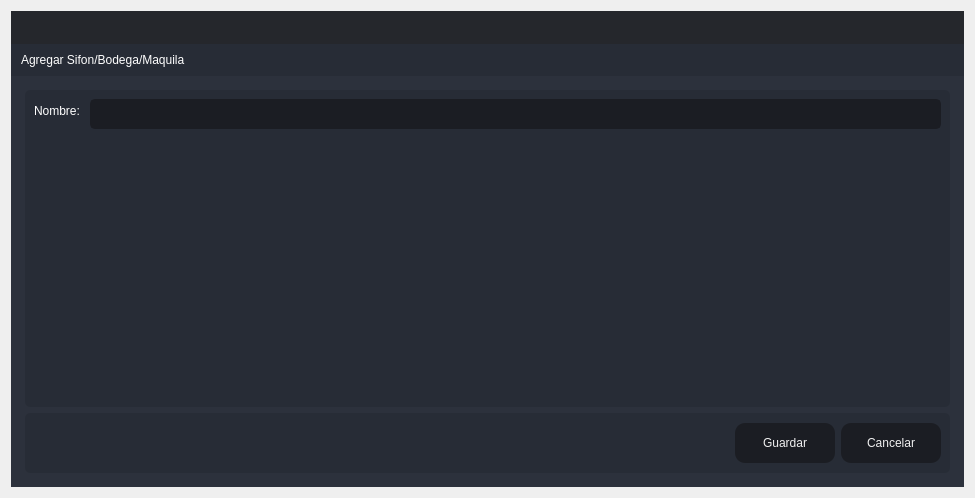
<?xml version="1.0" encoding="UTF-8"?>
<ui version="4.0">
 <class>Create_Sifon</class>
 <widget class="QDialog" name="Create_Sifon">
  <property name="windowModality">
   <enum>Qt::ApplicationModal</enum>
  </property>
  <property name="geometry">
   <rect>
    <x>0</x>
    <y>0</y>
    <width>975</width>
    <height>498</height>
   </rect>
  </property>
  <property name="windowTitle">
   <string>Agregar</string>
  </property>
  <layout class="QVBoxLayout" name="verticalLayout_6">
   <item>
    <widget class="QFrame" name="frame_main">
     <property name="styleSheet">
      <string notr="true">/* LINE EDIT */
QLineEdit {
	background-color: rgb(27, 29, 35);
	border-radius: 5px;
	border: 2px solid rgb(27, 29, 35);
	padding-left: 10px;
}
QLineEdit:hover {
	border: 2px solid rgb(64, 71, 88);
}
QLineEdit:focus {
	border: 2px solid rgb(91, 101, 124);
}

/* SCROLL BARS */
QScrollBar:horizontal {
    border: none;
    background: rgb(52, 59, 72);
    height: 14px;
    margin: 0px 21px 0 21px;
	border-radius: 0px;
}
QScrollBar::handle:horizontal {
    background: rgb(85, 170, 255);
    min-width: 25px;
	border-radius: 7px
}
QScrollBar::add-line:horizontal {
    border: none;
    background: rgb(55, 63, 77);
    width: 20px;
	border-top-right-radius: 7px;
    border-bottom-right-radius: 7px;
    subcontrol-position: right;
    subcontrol-origin: margin;
}
QScrollBar::sub-line:horizontal {
    border: none;
    background: rgb(55, 63, 77);
    width: 20px;
	border-top-left-radius: 7px;
    border-bottom-left-radius: 7px;
    subcontrol-position: left;
    subcontrol-origin: margin;
}
QScrollBar::up-arrow:horizontal, QScrollBar::down-arrow:horizontal
{
     background: none;
}
QScrollBar::add-page:horizontal, QScrollBar::sub-page:horizontal
{
     background: none;
}
 QScrollBar:vertical {
	border: none;
    background: rgb(52, 59, 72);
    width: 14px;
    margin: 21px 0 21px 0;
	border-radius: 0px;
 }
 QScrollBar::handle:vertical {	
	background: rgb(85, 170, 255);
    min-height: 25px;
	border-radius: 7px
 }
 QScrollBar::add-line:vertical {
     border: none;
    background: rgb(55, 63, 77);
     height: 20px;
	border-bottom-left-radius: 7px;
    border-bottom-right-radius: 7px;
     subcontrol-position: bottom;
     subcontrol-origin: margin;
 }
 QScrollBar::sub-line:vertical {
	border: none;
    background: rgb(55, 63, 77);
     height: 20px;
	border-top-left-radius: 7px;
    border-top-right-radius: 7px;
     subcontrol-position: top;
     subcontrol-origin: margin;
 }
 QScrollBar::up-arrow:vertical, QScrollBar::down-arrow:vertical {
     background: none;
 }

 QScrollBar::add-page:vertical, QScrollBar::sub-page:vertical {
     background: none;
 }

/* CHECKBOX */
QCheckBox::indicator {
    border: 3px solid rgb(52, 59, 72);
	width: 15px;
	height: 15px;
	border-radius: 10px;
    background: rgb(44, 49, 60);
}
QCheckBox::indicator:hover {
    border: 3px solid rgb(58, 66, 81);
}
QCheckBox::indicator:checked {
    background: 3px solid rgb(52, 59, 72);
	border: 3px solid rgb(52, 59, 72);	
	background-image: url(:/16x16/icons/16x16/cil-check-alt.png);
}

/* RADIO BUTTON */
QRadioButton::indicator {
    border: 3px solid rgb(52, 59, 72);
	width: 15px;
	height: 15px;
	border-radius: 10px;
    background: rgb(44, 49, 60);
}
QRadioButton::indicator:hover {
    border: 3px solid rgb(58, 66, 81);
}
QRadioButton::indicator:checked {
    background: 3px solid rgb(94, 106, 130);
	border: 3px solid rgb(52, 59, 72);	
}

/* COMBOBOX */
QComboBox{
	background-color: rgb(27, 29, 35);
	border-radius: 5px;
	border: 2px solid rgb(27, 29, 35);
	padding: 5px;
	padding-left: 10px;
}
QComboBox:hover{
	border: 2px solid rgb(64, 71, 88);
}
QComboBox::drop-down {
	subcontrol-origin: padding;
	subcontrol-position: top right;
	width: 25px; 
	border-left-width: 3px;
	border-left-color: rgba(39, 44, 54, 150);
	border-left-style: solid;
	border-top-right-radius: 3px;
	border-bottom-right-radius: 3px;	
	background-image: url(:/16x16/icons/16x16/cil-arrow-bottom.png);
	background-position: center;
	background-repeat: no-reperat;
 }
QComboBox QAbstractItemView {
	color: rgb(85, 170, 255);	
	background-color: rgb(27, 29, 35);
	padding: 10px;
	selection-background-color: rgb(39, 44, 54);
}

/* SLIDERS */
QSlider::groove:horizontal {
    border-radius: 9px;
    height: 18px;
	margin: 0px;
	background-color: rgb(52, 59, 72);
}
QSlider::groove:horizontal:hover {
	background-color: rgb(55, 62, 76);
}
QSlider::handle:horizontal {
    background-color: rgb(85, 170, 255);
    border: none;
    height: 18px;
    width: 18px;
    margin: 0px;
	border-radius: 9px;
}
QSlider::handle:horizontal:hover {
    background-color: rgb(105, 180, 255);
}
QSlider::handle:horizontal:pressed {
    background-color: rgb(65, 130, 195);
}

QSlider::groove:vertical {
    border-radius: 9px;
    width: 18px;
    margin: 0px;
	background-color: rgb(52, 59, 72);
}
QSlider::groove:vertical:hover {
	background-color: rgb(55, 62, 76);
}
QSlider::handle:vertical {
    background-color: rgb(85, 170, 255);
	border: none;
    height: 18px;
    width: 18px;
    margin: 0px;
	border-radius: 9px;
}
QSlider::handle:vertical:hover {
    background-color: rgb(105, 180, 255);
}
QSlider::handle:vertical:pressed {
    background-color: rgb(65, 130, 195);
}

</string>
     </property>
     <property name="frameShape">
      <enum>QFrame::NoFrame</enum>
     </property>
     <property name="frameShadow">
      <enum>QFrame::Raised</enum>
     </property>
     <layout class="QVBoxLayout" name="verticalLayout">
      <property name="spacing">
       <number>0</number>
      </property>
      <property name="leftMargin">
       <number>0</number>
      </property>
      <property name="topMargin">
       <number>0</number>
      </property>
      <property name="rightMargin">
       <number>0</number>
      </property>
      <property name="bottomMargin">
       <number>0</number>
      </property>
      <item>
       <widget class="QFrame" name="frame_top">
        <property name="minimumSize">
         <size>
          <width>0</width>
          <height>65</height>
         </size>
        </property>
        <property name="maximumSize">
         <size>
          <width>16777215</width>
          <height>65</height>
         </size>
        </property>
        <property name="styleSheet">
         <string notr="true">background-color: transparent;</string>
        </property>
        <property name="frameShape">
         <enum>QFrame::NoFrame</enum>
        </property>
        <property name="frameShadow">
         <enum>QFrame::Raised</enum>
        </property>
        <layout class="QHBoxLayout" name="horizontalLayout_3">
         <property name="spacing">
          <number>0</number>
         </property>
         <property name="leftMargin">
          <number>0</number>
         </property>
         <property name="topMargin">
          <number>0</number>
         </property>
         <property name="rightMargin">
          <number>0</number>
         </property>
         <property name="bottomMargin">
          <number>0</number>
         </property>
         <item>
          <widget class="QFrame" name="frame_toggle">
           <property name="maximumSize">
            <size>
             <width>70</width>
             <height>16777215</height>
            </size>
           </property>
           <property name="styleSheet">
            <string notr="true">background-color: rgb(27, 29, 35);</string>
           </property>
           <property name="frameShape">
            <enum>QFrame::NoFrame</enum>
           </property>
           <property name="frameShadow">
            <enum>QFrame::Raised</enum>
           </property>
           <layout class="QVBoxLayout" name="verticalLayout_3">
            <property name="spacing">
             <number>0</number>
            </property>
            <property name="leftMargin">
             <number>0</number>
            </property>
            <property name="topMargin">
             <number>0</number>
            </property>
            <property name="rightMargin">
             <number>0</number>
            </property>
            <property name="bottomMargin">
             <number>0</number>
            </property>
           </layout>
          </widget>
         </item>
         <item>
          <widget class="QFrame" name="frame_top_right">
           <property name="styleSheet">
            <string notr="true">background: transparent;</string>
           </property>
           <property name="frameShape">
            <enum>QFrame::NoFrame</enum>
           </property>
           <property name="frameShadow">
            <enum>QFrame::Raised</enum>
           </property>
           <layout class="QVBoxLayout" name="verticalLayout_2">
            <property name="spacing">
             <number>0</number>
            </property>
            <property name="leftMargin">
             <number>0</number>
            </property>
            <property name="topMargin">
             <number>0</number>
            </property>
            <property name="rightMargin">
             <number>0</number>
            </property>
            <property name="bottomMargin">
             <number>0</number>
            </property>
            <item>
             <widget class="QFrame" name="frame_top_btns">
              <property name="maximumSize">
               <size>
                <width>16777215</width>
                <height>42</height>
               </size>
              </property>
              <property name="styleSheet">
               <string notr="true">background-color: rgba(27, 29, 35, 200)</string>
              </property>
              <property name="frameShape">
               <enum>QFrame::NoFrame</enum>
              </property>
              <property name="frameShadow">
               <enum>QFrame::Raised</enum>
              </property>
              <layout class="QHBoxLayout" name="horizontalLayout_4">
               <property name="spacing">
                <number>0</number>
               </property>
               <property name="leftMargin">
                <number>0</number>
               </property>
               <property name="topMargin">
                <number>0</number>
               </property>
               <property name="rightMargin">
                <number>0</number>
               </property>
               <property name="bottomMargin">
                <number>0</number>
               </property>
               <item>
                <widget class="QFrame" name="frame_label_top_btns">
                 <property name="sizePolicy">
                  <sizepolicy hsizetype="Expanding" vsizetype="Preferred">
                   <horstretch>0</horstretch>
                   <verstretch>0</verstretch>
                  </sizepolicy>
                 </property>
                 <property name="frameShape">
                  <enum>QFrame::NoFrame</enum>
                 </property>
                 <property name="frameShadow">
                  <enum>QFrame::Raised</enum>
                 </property>
                 <layout class="QHBoxLayout" name="horizontalLayout_10">
                  <property name="spacing">
                   <number>0</number>
                  </property>
                  <property name="leftMargin">
                   <number>5</number>
                  </property>
                  <property name="topMargin">
                   <number>0</number>
                  </property>
                  <property name="rightMargin">
                   <number>10</number>
                  </property>
                  <property name="bottomMargin">
                   <number>0</number>
                  </property>
                 </layout>
                </widget>
               </item>
               <item alignment="Qt::AlignRight">
                <widget class="QFrame" name="frame_btns_right">
                 <property name="sizePolicy">
                  <sizepolicy hsizetype="Expanding" vsizetype="Preferred">
                   <horstretch>0</horstretch>
                   <verstretch>0</verstretch>
                  </sizepolicy>
                 </property>
                 <property name="maximumSize">
                  <size>
                   <width>120</width>
                   <height>16777215</height>
                  </size>
                 </property>
                 <property name="frameShape">
                  <enum>QFrame::NoFrame</enum>
                 </property>
                 <property name="frameShadow">
                  <enum>QFrame::Raised</enum>
                 </property>
                 <layout class="QHBoxLayout" name="horizontalLayout_5">
                  <property name="spacing">
                   <number>0</number>
                  </property>
                  <property name="leftMargin">
                   <number>0</number>
                  </property>
                  <property name="topMargin">
                   <number>0</number>
                  </property>
                  <property name="rightMargin">
                   <number>0</number>
                  </property>
                  <property name="bottomMargin">
                   <number>0</number>
                  </property>
                 </layout>
                </widget>
               </item>
              </layout>
             </widget>
            </item>
            <item>
             <widget class="QFrame" name="frame_top_info">
              <property name="maximumSize">
               <size>
                <width>16777215</width>
                <height>65</height>
               </size>
              </property>
              <property name="styleSheet">
               <string notr="true">background-color: rgb(39, 44, 54);</string>
              </property>
              <property name="frameShape">
               <enum>QFrame::NoFrame</enum>
              </property>
              <property name="frameShadow">
               <enum>QFrame::Raised</enum>
              </property>
              <layout class="QHBoxLayout" name="horizontalLayout_8">
               <property name="spacing">
                <number>0</number>
               </property>
               <property name="leftMargin">
                <number>10</number>
               </property>
               <property name="topMargin">
                <number>0</number>
               </property>
               <property name="rightMargin">
                <number>10</number>
               </property>
               <property name="bottomMargin">
                <number>0</number>
               </property>
               <item>
                <widget class="QLabel" name="label">
                 <property name="styleSheet">
                  <string notr="true">font: 75 16pt &quot;MS Shell Dlg 2&quot;;
color: rgb(255, 255, 255);</string>
                 </property>
                 <property name="text">
                  <string>Agregar Sifon/Bodega/Maquila</string>
                 </property>
                </widget>
               </item>
              </layout>
             </widget>
            </item>
           </layout>
          </widget>
         </item>
        </layout>
       </widget>
      </item>
      <item>
       <widget class="QFrame" name="frame_center">
        <property name="sizePolicy">
         <sizepolicy hsizetype="Expanding" vsizetype="Expanding">
          <horstretch>0</horstretch>
          <verstretch>0</verstretch>
         </sizepolicy>
        </property>
        <property name="styleSheet">
         <string notr="true">background-color: rgb(40, 44, 52);</string>
        </property>
        <property name="frameShape">
         <enum>QFrame::NoFrame</enum>
        </property>
        <property name="frameShadow">
         <enum>QFrame::Raised</enum>
        </property>
        <layout class="QHBoxLayout" name="horizontalLayout_2">
         <property name="spacing">
          <number>0</number>
         </property>
         <property name="leftMargin">
          <number>0</number>
         </property>
         <property name="topMargin">
          <number>0</number>
         </property>
         <property name="rightMargin">
          <number>0</number>
         </property>
         <property name="bottomMargin">
          <number>0</number>
         </property>
         <item>
          <widget class="QFrame" name="frame_content_right">
           <property name="styleSheet">
            <string notr="true">background-color: rgb(44, 49, 60);</string>
           </property>
           <property name="frameShape">
            <enum>QFrame::NoFrame</enum>
           </property>
           <property name="frameShadow">
            <enum>QFrame::Raised</enum>
           </property>
           <layout class="QVBoxLayout" name="verticalLayout_4">
            <property name="spacing">
             <number>0</number>
            </property>
            <property name="leftMargin">
             <number>0</number>
            </property>
            <property name="topMargin">
             <number>0</number>
            </property>
            <property name="rightMargin">
             <number>0</number>
            </property>
            <property name="bottomMargin">
             <number>0</number>
            </property>
            <item>
             <widget class="QFrame" name="frame_content">
              <property name="frameShape">
               <enum>QFrame::NoFrame</enum>
              </property>
              <property name="frameShadow">
               <enum>QFrame::Raised</enum>
              </property>
              <layout class="QVBoxLayout" name="verticalLayout_9">
               <property name="spacing">
                <number>0</number>
               </property>
               <property name="leftMargin">
                <number>5</number>
               </property>
               <property name="topMargin">
                <number>5</number>
               </property>
               <property name="rightMargin">
                <number>5</number>
               </property>
               <property name="bottomMargin">
                <number>5</number>
               </property>
               <item>
                <widget class="QStackedWidget" name="stackedWidget">
                 <property name="styleSheet">
                  <string notr="true">background: transparent;</string>
                 </property>
                 <property name="currentIndex">
                  <number>0</number>
                 </property>
                 <widget class="QWidget" name="page_home">
                  <layout class="QVBoxLayout" name="verticalLayout_10">
                   <item>
                    <widget class="QFrame" name="frame">
                     <property name="styleSheet">
                      <string notr="true">background-color: rgb(39, 44, 54);
border-radius: 5px;</string>
                     </property>
                     <property name="frameShape">
                      <enum>QFrame::StyledPanel</enum>
                     </property>
                     <property name="frameShadow">
                      <enum>QFrame::Raised</enum>
                     </property>
                     <layout class="QVBoxLayout" name="verticalLayout_5">
                      <item>
                       <layout class="QFormLayout" name="formLayout_2">
                        <item row="0" column="1">
                         <widget class="QLineEdit" name="lineEditCreate">
                          <property name="minimumSize">
                           <size>
                            <width>0</width>
                            <height>30</height>
                           </size>
                          </property>
                          <property name="styleSheet">
                           <string notr="true">QLineEdit {
	background-color: rgb(27, 29, 35);
	border-radius: 5px;
	border: 2px solid rgb(27, 29, 35);
	padding-left: 10px;
	font: 75 12pt &quot;MS Shell Dlg 2&quot;;
	color: rgb(255, 255, 255);
}
QLineEdit:hover {
	border: 2px solid rgb(64, 71, 88);
}
QLineEdit:focus {
	border: 2px solid rgb(91, 101, 124);
}</string>
                          </property>
                         </widget>
                        </item>
                        <item row="0" column="0">
                         <widget class="QLabel" name="label_2">
                          <property name="styleSheet">
                           <string notr="true">font: 75 12pt &quot;MS Shell Dlg 2&quot;;
color: rgb(255, 255, 255);</string>
                          </property>
                          <property name="text">
                           <string>Nombre: </string>
                          </property>
                         </widget>
                        </item>
                       </layout>
                      </item>
                     </layout>
                    </widget>
                   </item>
                   <item>
                    <widget class="QFrame" name="frame_2">
                     <property name="minimumSize">
                      <size>
                       <width>0</width>
                       <height>60</height>
                      </size>
                     </property>
                     <property name="maximumSize">
                      <size>
                       <width>16777215</width>
                       <height>60</height>
                      </size>
                     </property>
                     <property name="styleSheet">
                      <string notr="true">background-color: rgb(39, 44, 54);
border-radius: 5px;</string>
                     </property>
                     <property name="frameShape">
                      <enum>QFrame::StyledPanel</enum>
                     </property>
                     <property name="frameShadow">
                      <enum>QFrame::Raised</enum>
                     </property>
                     <layout class="QHBoxLayout" name="horizontalLayout_9">
                      <item>
                       <layout class="QGridLayout" name="gridLayout">
                        <item row="0" column="0">
                         <spacer name="horizontalSpacer">
                          <property name="orientation">
                           <enum>Qt::Horizontal</enum>
                          </property>
                          <property name="sizeHint" stdset="0">
                           <size>
                            <width>40</width>
                            <height>20</height>
                           </size>
                          </property>
                         </spacer>
                        </item>
                        <item row="0" column="1">
                         <widget class="QPushButton" name="btnAgregarAduana">
                          <property name="minimumSize">
                           <size>
                            <width>100</width>
                            <height>40</height>
                           </size>
                          </property>
                          <property name="styleSheet">
                           <string notr="true">QPushButton {
	border-color: rgb(27, 29, 35);
	font: 75 10pt &quot;MS Shell Dlg 2&quot;;
	color: rgb(240, 240, 240);
	background-color: rgb(27, 29, 35);
	border: 0px solid;
	border-radius: 10px;	
}
QPushButton:hover {
	background-color:rgb(44, 49, 60);
	border-color: rgb(27, 29, 35);
	border: 2px solid;
}</string>
                          </property>
                          <property name="text">
                           <string>Guardar</string>
                          </property>
                         </widget>
                        </item>
                        <item row="0" column="2">
                         <widget class="QPushButton" name="btnCancelarAduana">
                          <property name="minimumSize">
                           <size>
                            <width>100</width>
                            <height>40</height>
                           </size>
                          </property>
                          <property name="styleSheet">
                           <string notr="true">QPushButton {
	border-color: rgb(27, 29, 35);
	font: 75 10pt &quot;MS Shell Dlg 2&quot;;
	color: rgb(240, 240, 240);
	background-color: rgb(27, 29, 35);
	border: 0px solid;
	border-radius: 10px;	
}
QPushButton:hover {
	background-color:rgb(44, 49, 60);
	border-color: rgb(27, 29, 35);
	border: 2px solid;
}</string>
                          </property>
                          <property name="text">
                           <string>Cancelar</string>
                          </property>
                         </widget>
                        </item>
                       </layout>
                      </item>
                     </layout>
                    </widget>
                   </item>
                  </layout>
                 </widget>
                </widget>
               </item>
              </layout>
             </widget>
            </item>
           </layout>
          </widget>
         </item>
        </layout>
       </widget>
      </item>
     </layout>
    </widget>
   </item>
  </layout>
 </widget>
 <resources/>
 <connections/>
</ui>
